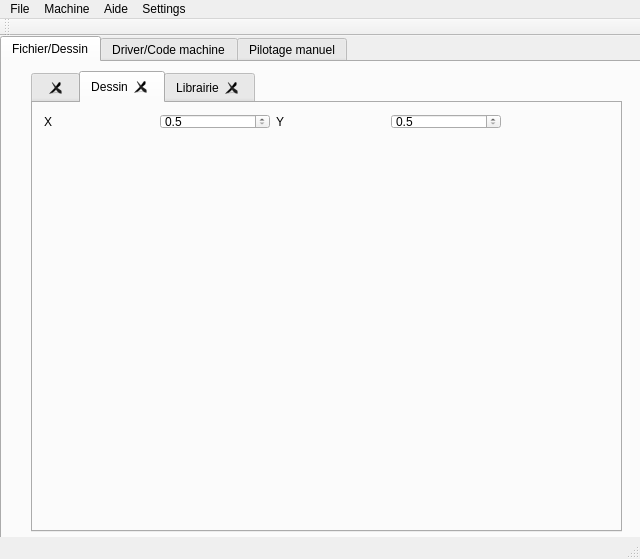
<?xml version="1.0" encoding="UTF-8"?>
<ui version="4.0">
 <class>gui</class>
 <widget class="QMainWindow" name="gui">
  <property name="windowModality">
   <enum>Qt::NonModal</enum>
  </property>
  <property name="geometry">
   <rect>
    <x>0</x>
    <y>0</y>
    <width>640</width>
    <height>559</height>
   </rect>
  </property>
  <property name="sizePolicy">
   <sizepolicy hsizetype="Expanding" vsizetype="Expanding">
    <horstretch>0</horstretch>
    <verstretch>0</verstretch>
   </sizepolicy>
  </property>
  <property name="windowTitle">
   <string>MainWindow</string>
  </property>
  <property name="dockNestingEnabled">
   <bool>true</bool>
  </property>
  <property name="dockOptions">
   <set>QMainWindow::AllowNestedDocks|QMainWindow::AllowTabbedDocks|QMainWindow::AnimatedDocks|QMainWindow::VerticalTabs</set>
  </property>
  <widget class="QWidget" name="centralWidget">
   <property name="sizePolicy">
    <sizepolicy hsizetype="Expanding" vsizetype="Expanding">
     <horstretch>0</horstretch>
     <verstretch>0</verstretch>
    </sizepolicy>
   </property>
   <widget class="QTabWidget" name="verticalTabWidget">
    <property name="geometry">
     <rect>
      <x>0</x>
      <y>0</y>
      <width>641</width>
      <height>511</height>
     </rect>
    </property>
    <property name="sizePolicy">
     <sizepolicy hsizetype="Expanding" vsizetype="Expanding">
      <horstretch>0</horstretch>
      <verstretch>0</verstretch>
     </sizepolicy>
    </property>
    <property name="currentIndex">
     <number>0</number>
    </property>
    <widget class="QWidget" name="tab_2">
     <attribute name="title">
      <string>Fichier/Dessin</string>
     </attribute>
     <widget class="QTabWidget" name="dessin">
      <property name="geometry">
       <rect>
        <x>29</x>
        <y>9</y>
        <width>591</width>
        <height>461</height>
       </rect>
      </property>
      <property name="minimumSize">
       <size>
        <width>400</width>
        <height>400</height>
       </size>
      </property>
      <property name="acceptDrops">
       <bool>true</bool>
      </property>
      <property name="currentIndex">
       <number>1</number>
      </property>
      <property name="tabsClosable">
       <bool>true</bool>
      </property>
      <widget class="QWidget" name="gridTabWidget_2Page1">
       <attribute name="title">
        <string/>
       </attribute>
       <layout class="QGridLayout" name="gridLayout_3">
        <item row="0" column="0">
         <widget class="QPushButton" name="testmoveButton">
          <property name="text">
           <string>Move 1 X</string>
          </property>
         </widget>
        </item>
        <item row="1" column="0">
         <widget class="QGraphicsView" name="graphicsView"/>
        </item>
       </layout>
      </widget>
      <widget class="QWidget" name="tab_4">
       <attribute name="title">
        <string>Dessin</string>
       </attribute>
       <widget class="QWidget" name="layoutWidget">
        <property name="geometry">
         <rect>
          <x>0</x>
          <y>0</y>
          <width>479</width>
          <height>26</height>
         </rect>
        </property>
        <layout class="QHBoxLayout" name="horizontalLayout_3">
         <property name="bottomMargin">
          <number>0</number>
         </property>
         <item>
          <widget class="QLabel" name="label">
           <property name="text">
            <string>X</string>
           </property>
          </widget>
         </item>
         <item>
          <widget class="QDoubleSpinBox" name="doubleSpinBox_2">
           <property name="decimals">
            <number>1</number>
           </property>
           <property name="minimum">
            <double>0.500000000000000</double>
           </property>
           <property name="singleStep">
            <double>0.100000000000000</double>
           </property>
          </widget>
         </item>
         <item>
          <widget class="QLabel" name="label_2">
           <property name="text">
            <string>Y</string>
           </property>
          </widget>
         </item>
         <item>
          <widget class="QDoubleSpinBox" name="doubleSpinBox">
           <property name="decimals">
            <number>1</number>
           </property>
           <property name="minimum">
            <double>0.500000000000000</double>
           </property>
           <property name="singleStep">
            <double>0.100000000000000</double>
           </property>
          </widget>
         </item>
        </layout>
       </widget>
      </widget>
      <widget class="QWidget" name="tab_3">
       <attribute name="title">
        <string>Librairie</string>
       </attribute>
       <widget class="QWidget" name="gridLayoutWidget_2">
        <property name="geometry">
         <rect>
          <x>9</x>
          <y>10</y>
          <width>481</width>
          <height>200</height>
         </rect>
        </property>
        <layout class="QGridLayout" name="gridLayout_4">
         <item row="5" column="0">
          <widget class="QTreeWidget" name="browserWidget">
           <column>
            <property name="text">
             <string notr="true">1</string>
            </property>
           </column>
          </widget>
         </item>
         <item row="6" column="0">
          <widget class="QWidget" name="widget" native="true"/>
         </item>
         <item row="4" column="0">
          <widget class="QPushButton" name="pushButton_2">
           <property name="text">
            <string>Browse</string>
           </property>
          </widget>
         </item>
        </layout>
       </widget>
      </widget>
     </widget>
    </widget>
    <widget class="QWidget" name="tab">
     <attribute name="title">
      <string>Driver/Code machine</string>
     </attribute>
     <widget class="QWidget" name="gridLayoutWidget">
      <property name="geometry">
       <rect>
        <x>10</x>
        <y>10</y>
        <width>521</width>
        <height>463</height>
       </rect>
      </property>
      <layout class="QGridLayout" name="gridLayout_2">
       <item row="1" column="0">
        <widget class="QLabel" name="label_4">
         <property name="text">
          <string>Driver file</string>
         </property>
        </widget>
       </item>
       <item row="0" column="0">
        <widget class="QLabel" name="label_3">
         <property name="text">
          <string>Driver state</string>
         </property>
        </widget>
       </item>
       <item row="3" column="1">
        <widget class="QTextEdit" name="gcodesendText"/>
       </item>
       <item row="9" column="0">
        <widget class="QPushButton" name="getstatutButton">
         <property name="text">
          <string>Statut driver?</string>
         </property>
        </widget>
       </item>
       <item row="2" column="1">
        <widget class="QComboBox" name="deviceMenu">
         <item>
          <property name="text">
           <string>/dev/minicut_virtmnc</string>
          </property>
         </item>
         <item>
          <property name="text">
           <string>/dev/ttyUSB0</string>
          </property>
         </item>
         <item>
          <property name="text">
           <string>/dev/parrot</string>
          </property>
         </item>
         <item>
          <property name="text">
           <string>/dev/hidraw0</string>
          </property>
         </item>
        </widget>
       </item>
       <item row="9" column="1">
        <widget class="QTextBrowser" name="textBrowser"/>
       </item>
       <item row="2" column="0">
        <widget class="QPushButton" name="initButton">
         <property name="text">
          <string>Connexion</string>
         </property>
        </widget>
       </item>
       <item row="0" column="1">
        <widget class="QLabel" name="dri_statelabel">
         <property name="text">
          <string>inconnu</string>
         </property>
        </widget>
       </item>
       <item row="1" column="1">
        <widget class="QLabel" name="dev_filelabel">
         <property name="text">
          <string>inconnu</string>
         </property>
        </widget>
       </item>
       <item row="3" column="0">
        <layout class="QVBoxLayout" name="verticalLayout_2">
         <item>
          <widget class="QPushButton" name="pushButton_3">
           <property name="text">
            <string>./GRBL.ngc</string>
           </property>
          </widget>
         </item>
         <item>
          <widget class="QPushButton" name="gcodesendButton">
           <property name="text">
            <string>Envoyer</string>
           </property>
          </widget>
         </item>
         <item>
          <widget class="QPushButton" name="pushButton">
           <property name="text">
            <string>Importer GRBL</string>
           </property>
          </widget>
         </item>
         <item>
          <widget class="QPushButton" name="drawtocodeButton">
           <property name="text">
            <string>Générer le code!</string>
           </property>
          </widget>
         </item>
        </layout>
       </item>
      </layout>
     </widget>
    </widget>
    <widget class="QWidget" name="verticalTabWidgetPage1">
     <attribute name="title">
      <string>Pilotage manuel</string>
     </attribute>
     <layout class="QVBoxLayout" name="verticalLayout">
      <item>
       <layout class="QHBoxLayout" name="horizontalLayout_2">
        <item>
         <widget class="QPushButton" name="moinschaudButton">
          <property name="text">
           <string>MOINS chaud</string>
          </property>
         </widget>
        </item>
        <item>
         <widget class="QProgressBar" name="tempbare">
          <property name="value">
           <number>24</number>
          </property>
         </widget>
        </item>
        <item>
         <widget class="QPushButton" name="pluschaudButton">
          <property name="text">
           <string>PLUS chaud</string>
          </property>
         </widget>
        </item>
       </layout>
      </item>
      <item>
       <layout class="QGridLayout" name="gridLayout">
        <item row="3" column="0">
         <widget class="QPushButton" name="bgButton">
          <property name="text">
           <string>GAUCHE/BAS</string>
          </property>
         </widget>
        </item>
        <item row="1" column="1">
         <widget class="QPushButton" name="hButton">
          <property name="text">
           <string>HAUT</string>
          </property>
         </widget>
        </item>
        <item row="3" column="1">
         <widget class="QPushButton" name="bButton">
          <property name="text">
           <string>BAS</string>
          </property>
         </widget>
        </item>
        <item row="1" column="0">
         <widget class="QPushButton" name="hgButton">
          <property name="text">
           <string>GAUCHE/HAUT</string>
          </property>
         </widget>
        </item>
        <item row="1" column="2">
         <widget class="QPushButton" name="hdButton">
          <property name="text">
           <string>DROITE/HAUT</string>
          </property>
         </widget>
        </item>
        <item row="3" column="2">
         <widget class="QPushButton" name="bdButton">
          <property name="text">
           <string>DROITE/BAS</string>
          </property>
         </widget>
        </item>
        <item row="2" column="0">
         <widget class="QPushButton" name="gButton">
          <property name="text">
           <string>GAUCHE</string>
          </property>
         </widget>
        </item>
        <item row="2" column="2">
         <widget class="QPushButton" name="dButton">
          <property name="text">
           <string>DROITE</string>
          </property>
         </widget>
        </item>
        <item row="2" column="1">
         <layout class="QHBoxLayout" name="horizontalLayout">
          <item>
           <widget class="QPushButton" name="runstopbutton">
            <property name="text">
             <string>Run/Stop</string>
            </property>
           </widget>
          </item>
          <item>
           <widget class="QLabel" name="movewaylabel">
            <property name="text">
             <string>ordre</string>
            </property>
           </widget>
          </item>
         </layout>
        </item>
       </layout>
      </item>
     </layout>
    </widget>
   </widget>
  </widget>
  <widget class="QMenuBar" name="menuBar">
   <property name="geometry">
    <rect>
     <x>0</x>
     <y>0</y>
     <width>640</width>
     <height>20</height>
    </rect>
   </property>
   <widget class="QMenu" name="menuM">
    <property name="title">
     <string>File</string>
    </property>
    <addaction name="actionImport"/>
    <addaction name="actionQuitter"/>
   </widget>
   <widget class="QMenu" name="menuStatut">
    <property name="title">
     <string>Machine</string>
    </property>
    <addaction name="actionV_rifier_mahine"/>
    <addaction name="actionNouvelle"/>
    <addaction name="actionConnecter"/>
   </widget>
   <widget class="QMenu" name="menuAide">
    <property name="title">
     <string>Aide</string>
    </property>
    <addaction name="actionInfo"/>
    <addaction name="actionManuel"/>
    <addaction name="actionDebug"/>
   </widget>
   <widget class="QMenu" name="menuSettings">
    <property name="title">
     <string>Settings</string>
    </property>
    <widget class="QMenu" name="menuScreen_size">
     <property name="title">
      <string>Screen size</string>
     </property>
     <addaction name="actionLittle_height_1024px"/>
     <addaction name="actionNormal_15_fullscreen_test"/>
     <addaction name="actionAutodetect"/>
    </widget>
    <addaction name="actionLibrary_path"/>
    <addaction name="menuScreen_size"/>
    <addaction name="actionToggle_Library"/>
   </widget>
   <addaction name="menuM"/>
   <addaction name="menuStatut"/>
   <addaction name="menuAide"/>
   <addaction name="menuSettings"/>
  </widget>
  <widget class="QToolBar" name="mainToolBar">
   <attribute name="toolBarArea">
    <enum>TopToolBarArea</enum>
   </attribute>
   <attribute name="toolBarBreak">
    <bool>false</bool>
   </attribute>
  </widget>
  <widget class="QStatusBar" name="statusBar"/>
  <action name="actionQuitter">
   <property name="text">
    <string>Quitter</string>
   </property>
  </action>
  <action name="actionV_rifier_mahine">
   <property name="text">
    <string>Vérifier machine</string>
   </property>
  </action>
  <action name="actionInfo">
   <property name="text">
    <string>Info</string>
   </property>
  </action>
  <action name="actionManuel">
   <property name="text">
    <string>Manuel</string>
   </property>
  </action>
  <action name="actionDebug">
   <property name="text">
    <string>Debug</string>
   </property>
  </action>
  <action name="actionNouvelle">
   <property name="text">
    <string>Nouvelle...</string>
   </property>
  </action>
  <action name="actionConnecter">
   <property name="text">
    <string>Connecter...</string>
   </property>
  </action>
  <action name="actionLibrary_path">
   <property name="text">
    <string>Library path...</string>
   </property>
  </action>
  <action name="actionLittle_height_1024px">
   <property name="text">
    <string>Little(height&lt;960px)</string>
   </property>
  </action>
  <action name="actionNormal_15_fullscreen_test">
   <property name="text">
    <string>normal(15&quot; fullscreen test)</string>
   </property>
  </action>
  <action name="actionAutodetect">
   <property name="text">
    <string>Autodetect</string>
   </property>
  </action>
  <action name="actionImport">
   <property name="text">
    <string>Import</string>
   </property>
  </action>
  <action name="actionToggle_Library">
   <property name="text">
    <string>Toggle Library</string>
   </property>
  </action>
 </widget>
 <layoutdefault spacing="6" margin="11"/>
 <resources/>
 <connections/>
</ui>
